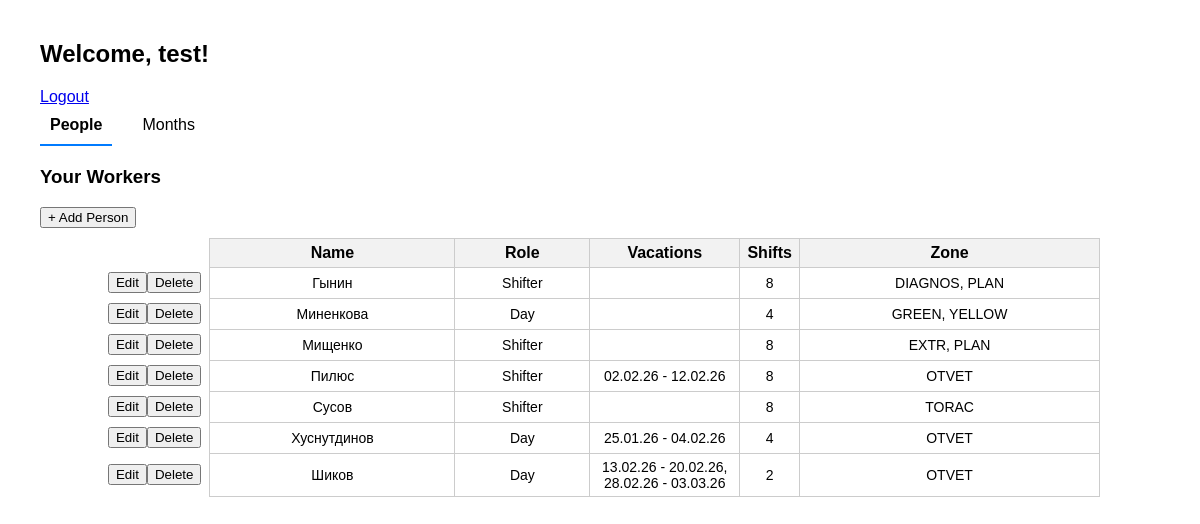
/account (signed in), run on the app's committed database.
### tables this page shows
CREATE TABLE workers (
            id INTEGER PRIMARY KEY AUTOINCREMENT,
            username TEXT NOT NULL,
            name TEXT NOT NULL,
            role TEXT NOT NULL,
            shifts INTEGER NOT NULL
        );

CREATE TABLE places (
            id INTEGER PRIMARY KEY AUTOINCREMENT,
            worker_id INTEGER NOT NULL,
            place TEXT NOT NULL,
            FOREIGN KEY (worker_id)
                REFERENCES workers(id)
                ON DELETE CASCADE
            UNIQUE (worker_id, place)
        );

### main.py (the view)
@app.route("/account", methods=["GET"])
def account():
    if "user" not in session:
        return redirect(url_for("login"))
    else:
        user = session["user"]
    rows = get_workers(user)
    workers = transform_vacations(rows)
    months, years = loaded_date
    months_vacations = list_vacation_days(get_month_workers, user, years, months)
    months_updated = get_months_workers_updated(user, months)
    highlights = highlite(months_vacations, workers, months_updated, months)
    months_days = {
        'prev': month_days(years, months, 'prev'), # {days_in_month: int, days: [{day: int, weekend: bool}]]
        'cur': month_days(years, months, 'cur'),
        'next': month_days(years, months, 'next')}
    shifts_tables = get_shifts(session["user"])
    return render_template(
        "account.html",
        username=session["user"],
        months=months,
        years=years,
        workers=workers,
        months_vacations=months_vacations,
        months_updated=months_updated,
        months_days=months_days,
        highlights=highlights,
        shifts_tables = shifts_tables)

### main.py (called while the page is built)
def month_days(years, months, current_month):
    days_in_month = calendar.monthrange(years[current_month], months[current_month][0])[1]
    days = {
        day: datetime(years[current_month], months[current_month][0], day).weekday() >= 5
        for day in range(1, days_in_month + 1)}
    return {'days_in_month': days_in_month,
            'days': days}

def transform_vacations(rows):
    workers = {} #{name: {role: str, shifts: int, places: str, vacations: str}}
    vacations_dict = defaultdict(list)
    places_dict = defaultdict(list)
    for row in rows:
        name = row['name']
        workers[name] = {
            "role": row["role"],
            "shifts": row["shifts"],
            "places": ", ".join(row['places']),
            "vacations": ""
        }
        vacs = []
        for interv in row['vacations']:
            start_str = datetime.strptime(interv["vacation_start"], "%Y-%m-%d").date().strftime("%d.%m.%y")
            end_str = datetime.strptime(interv["vacation_end"], "%Y-%m-%d").date().strftime("%d.%m.%y")
            vacs.append(f"{start_str} - {end_str}")
        workers[name]['vacations'] = ", ".join(vacs)
    return workers

def highlite(months_vacations, workers, months_info, months):
    result = {}
    for month in months:
        result[month] = {}
        for name, info in months_info[month].items():
            vacations = months_vacations[month].get(name, [])
            base_shifts = workers[name]['shifts']
            exceptions = info['exceptions']
            true_shifts = info['shifts']
            diff = [e for e in exceptions if e not in vacations]
            shifts = true_shifts if true_shifts != base_shifts else None
            result[month][name] = {'exceptions': diff,
                                   'shifts': shifts}
    return result

def db_connect():
    conn = sqlite3.connect("database.db", check_same_thread=False)
    conn.execute("PRAGMA foreign_keys = ON")
    conn.row_factory = sqlite3.Row  # Dict-like rows
    return conn

### templates/account.html (shortened to what this page needs)
<!DOCTYPE html>
<html lang="en">
<head>
    <link rel="stylesheet" href="{{ url_for('static', filename='styles.css') }}">
</head>
<body id="account-page">
    <h2>Welcome, {{ username }}!</h2>
    <a href="{{ url_for('logout') }}">Logout</a>
    <div class="tabs">
        <div class="tab active" data-tab="workers">People</div>
        <div class="tab" data-tab="months">Months</div>
    </div>
    <div id="workers" class="tab-content active">
        <h3>Your Workers</h3>
        <button id="add-person-btn">+ Add Person</button>
        <table id="workers-table">
            <thead>
                <tr>
                    <th></th>
                    <th>Name</th>
                    <th>Role</th>
                    <th>Vacations</th>
                    <th>Shifts</th>
                    <th>Zone</th>
                </tr>
            </thead>
            <tbody>
                {% for name, w in workers.items() %}
                <tr>
                    <td></td>
                    <td>{{ name }}</td>
                    <td>{{ w.role }}</td>
                    <td>{{ w.vacations }}</td>
                    <td>{{ w.shifts }}</td>
                    <td>{{ w.places }}</td>
                </tr>
                {% endfor %}
            </tbody>
        </table>
    </div>
</body>
</html>

### static/styles.css (style rules this page uses)
table { width: 100%; max-width: 1000px; margin: 0 auto; border-collapse: collapse; font-size: 14px; }
th { background-color: #f2f2f2; padding: 5px; text-align: center; border: 1px solid black; font-weight: bold; min-width: 25px; font-size: 16px; }
td { padding: 2px; text-align: center; border: 1px solid black; word-wrap: break-word; min-width: 25px; max-width: 100px; }
th:first-child, td:first-child { max-width: 30px; text-align: center; font-size: 16px; }
body { font-family: Arial, sans-serif; margin: 40px; }
.tabs { display: flex; margin-bottom: 20px; }
.tab { margin-right: 20px; cursor: pointer; padding: 10px; border-bottom: 2px solid transparent; }
.tab.active { border-bottom: 2px solid #007bff; font-weight: bold; }
.tab-content { display: none; }
.tab-content.active { display: block; }
#workers-table { margin-top: 10px; border-collapse: collapse; width: 100%; table-layout: auto; border: none; }
#workers-table th, #workers-table td { border: 1px solid #ccc; padding: 5px; text-align: center; }
#workers-table th { background-color: #f2f2f2; }
#workers-table td:first-child, #workers-table th:first-child { width: 11%; border: none; background: transparent; }
#workers-table th:nth-child(4), #workers-table td:nth-child(4) { width: 15%; }
#workers-table th:nth-child(5), #workers-table td:nth-child(5) { width: 6%; }
#workers-table th:nth-child(6), #workers-table td:nth-child(6) { width: 30%; }

### data on the page
workers: name "Гынин", role "Shifter", shifts "8", places "DIAGNOS, PLAN"
workers: name "Миненкова", role "Day", shifts "4", places "GREEN, YELLOW"
workers: name "Мищенко", role "Shifter", shifts "8", places "EXTR, PLAN"
workers: name "Пилюс", role "Shifter", vacations "02.02.26 - 12.02.26", shifts "8", places "OTVET"
workers: name "Сусов", role "Shifter", shifts "8", places "TORAC"
workers: name "Хуснутдинов", role "Day", vacations "25.01.26 - 04.02.26", shifts "4", places "OTVET"
workers: name "Шиков", role "Day", vacations "13.02.26 - 20.02.26, 28.02.26 - 03.03.26", shifts "2", places "OTVET"

### other printed values
{{ username }} "test"
